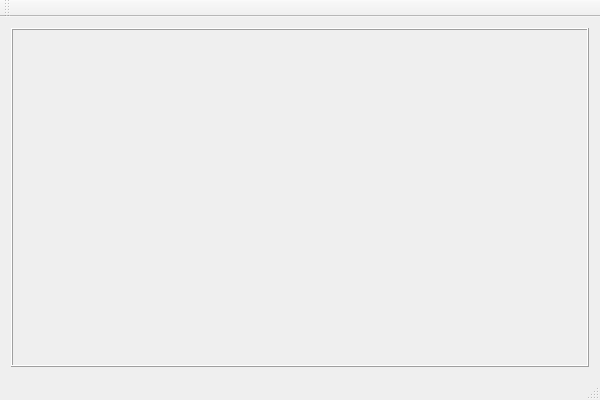
<?xml version="1.0" encoding="UTF-8"?>
<ui version="4.0">
 <class>MainWindowClass</class>
 <widget class="QMainWindow" name="MainWindowClass">
  <property name="geometry">
   <rect>
    <x>0</x>
    <y>0</y>
    <width>600</width>
    <height>400</height>
   </rect>
  </property>
  <property name="windowTitle">
   <string>MainWindow</string>
  </property>
  <widget class="QWidget" name="centralWidget">
   <layout class="QGridLayout" name="gridLayout">
    <item row="0" column="0">
     <widget class="QFrame" name="frame">
      <property name="frameShape">
       <enum>QFrame::Box</enum>
      </property>
      <property name="frameShadow">
       <enum>QFrame::Raised</enum>
      </property>
     </widget>
    </item>
   </layout>
  </widget>
  <widget class="QMenuBar" name="menuBar">
   <property name="geometry">
    <rect>
     <x>0</x>
     <y>0</y>
     <width>600</width>
     <height>22</height>
    </rect>
   </property>
  </widget>
  <widget class="QToolBar" name="mainToolBar">
   <attribute name="toolBarArea">
    <enum>TopToolBarArea</enum>
   </attribute>
   <attribute name="toolBarBreak">
    <bool>false</bool>
   </attribute>
  </widget>
  <widget class="QStatusBar" name="statusBar"/>
 </widget>
 <layoutdefault spacing="6" margin="11"/>
 <resources>
  <include location="MainWindow.qrc"/>
 </resources>
 <connections/>
</ui>
